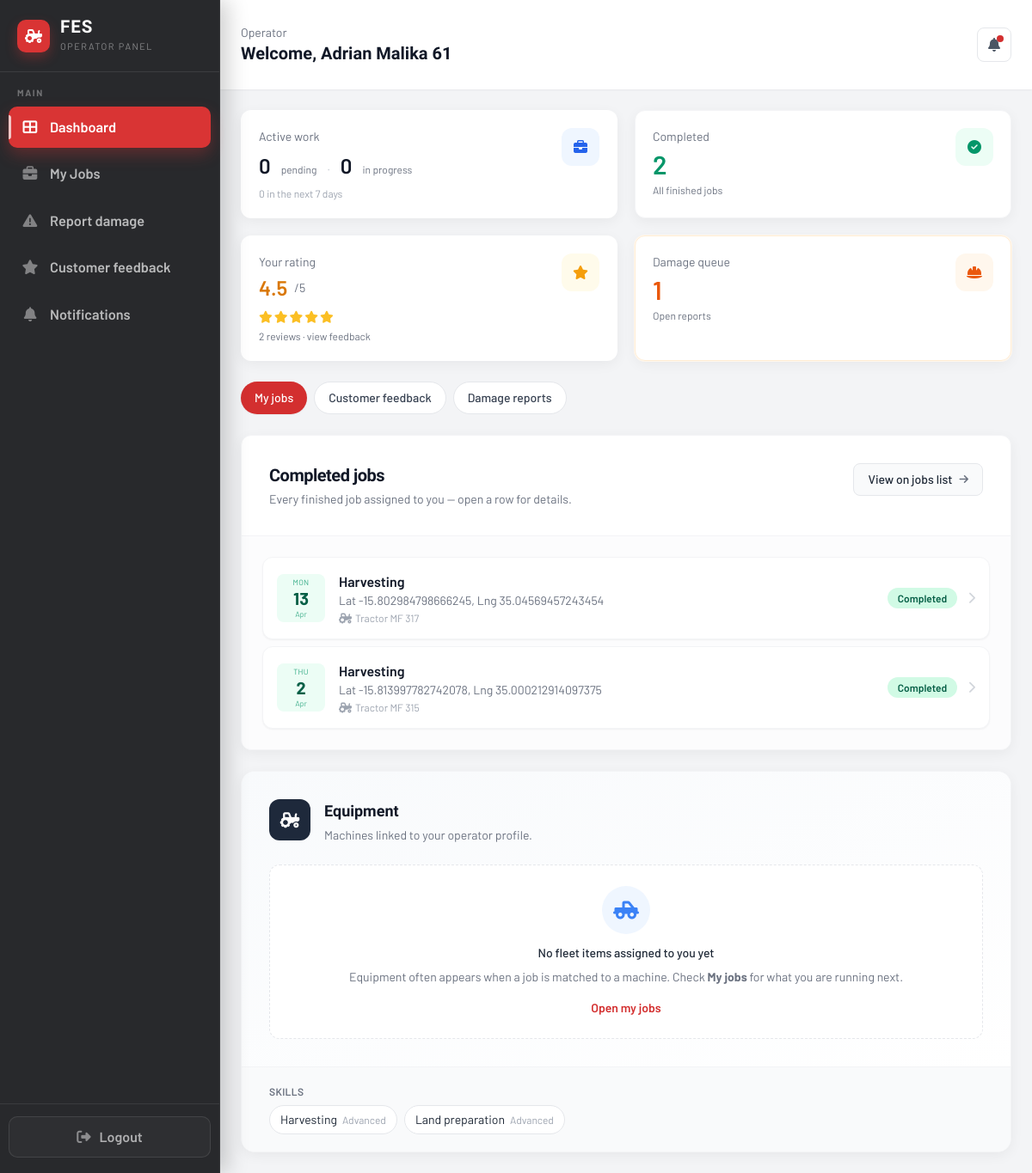
/pages/operator/dashboard.php (signed in), run on the app's committed database.
### tables this page shows
CREATE TABLE IF NOT EXISTS `bookings` (
  `booking_id` int NOT NULL AUTO_INCREMENT,
  `customer_id` int NOT NULL,
  `operator_id` int DEFAULT NULL,
  `equipment_id` varchar(50) NOT NULL,
  `booking_date` date NOT NULL,
  `service_days` int NOT NULL DEFAULT '1',
  `service_type` varchar(50) NOT NULL,
  `service_location` varchar(255) NOT NULL,
  `contact_phone` varchar(50) NOT NULL,
  `field_lat` decimal(10,7) DEFAULT NULL,
  `field_lng` decimal(10,7) DEFAULT NULL,
  `field_address` varchar(255) DEFAULT NULL,
  `field_polygon` longtext,
  `field_hectares` decimal(10,2) DEFAULT NULL,
  `notes` text,
  `estimated_total_cost` decimal(12,2) NOT NULL DEFAULT '0.00',
  `payment_status` enum('unpaid','pending','paid','failed') NOT NULL DEFAULT 'unpaid',
  `payment_tx_ref` varchar(120) DEFAULT NULL,
  `payment_paid_at` datetime DEFAULT NULL,
  `status` enum('pending','confirmed','in_progress','completed','cancelled') NOT NULL DEFAULT 'pending',
  `operator_start_time` datetime DEFAULT NULL COMMENT 'Set when operator marks job In progress',
  `operator_end_time` datetime DEFAULT NULL COMMENT 'Set when operator marks job Completed',
  `created_at` timestamp NULL DEFAULT CURRENT_TIMESTAMP,
  `updated_at` timestamp NULL DEFAULT CURRENT_TIMESTAMP ON UPDATE CURRENT_TIMESTAMP,
  PRIMARY KEY (`booking_id`),
  KEY `customer_id` (`customer_id`),
  KEY `equipment_id` (`equipment_id`),
  KEY `status` (`status`),
  KEY `idx_bookings_operator_id` (`operator_id`)
);

CREATE TABLE IF NOT EXISTS `equipment` (
  `id` int NOT NULL AUTO_INCREMENT,
  `equipment_name` varchar(255) NOT NULL,
  `category` varchar(100) NOT NULL,
  `equipment_id` varchar(100) NOT NULL,
  `model` varchar(255) DEFAULT NULL,
  `description` text NOT NULL,
  `status` enum('available','in_use','maintenance','retired') NOT NULL DEFAULT 'available',
  `location` varchar(255) NOT NULL,
  `operator_id` int DEFAULT NULL,
  `purchase_date` date DEFAULT NULL,
  `daily_rate` decimal(10,2) NOT NULL,
  `hourly_rate` decimal(10,2) DEFAULT '0.00',
  `per_hectare_rate` decimal(10,2) DEFAULT NULL,
  `fuel_type` varchar(50) DEFAULT NULL,
  `total_usage_hours` int DEFAULT '0',
  `year_manufactured` int DEFAULT NULL,
  `weight_kg` decimal(10,2) DEFAULT NULL,
  `last_maintenance` date DEFAULT NULL,
  `icon` varchar(100) NOT NULL,
  `image_path` varchar(500) DEFAULT NULL,
  `created_at` timestamp NULL DEFAULT CURRENT_TIMESTAMP,
  `updated_at` timestamp NULL DEFAULT CURRENT_TIMESTAMP ON UPDATE CURRENT_TIMESTAMP,
  PRIMARY KEY (`id`),
  KEY `operator_id` (`operator_id`)
);

CREATE TABLE IF NOT EXISTS `operator_skills` (
  `id` int UNSIGNED NOT NULL AUTO_INCREMENT,
  `operator_id` int NOT NULL,
  `skill_name` varchar(100) NOT NULL,
  `skill_level` enum('beginner','intermediate','advanced','expert') NOT NULL DEFAULT 'intermediate',
  `created_at` datetime NOT NULL DEFAULT CURRENT_TIMESTAMP,
  PRIMARY KEY (`id`),
  KEY `idx_operator_skills_operator_id` (`operator_id`)
);

### Pages/operator/dashboard.php (the view, shortened to what the rows shown need)
<?php
require_once '../../includes/fes_date.php';
require_once '../../includes/fes_skill_types.php';
$operatorId   = (int)($_SESSION['user_id'] ?? 0);
$operatorName = $_SESSION['name'] ?? 'Operator';
$skills       = [];
$completedJobs = [];
try {
    $conn = getDBConnection();
    $skSql = 'SELECT id, skill_name, skill_level, created_at FROM operator_skills WHERE operator_id = ? ORDER BY skill_name ASC';
    if ($stmt = $conn->prepare($skSql)) {
        $stmt->bind_param('i', $operatorId);
        $stmt->execute();
        $res = $stmt->get_result();
        while ($row = $res->fetch_assoc()) {
            $skills[] = $row;
        }
    }
    $cjSql = 'SELECT b.booking_id, b.booking_date, b.service_type, b.status, b.service_location,
                     e.equipment_name,
                     COALESCE(b.operator_end_time, b.updated_at) AS completed_at
              FROM bookings b
              LEFT JOIN equipment e ON e.equipment_id = b.equipment_id
              WHERE b.operator_id = ?
              AND b.status = \'completed\'
              ORDER BY COALESCE(b.operator_end_time, b.updated_at) DESC, b.booking_id DESC';
    if ($stmt = $conn->prepare($cjSql)) {
        $stmt->bind_param('i', $operatorId);
        $stmt->execute();
        $res = $stmt->get_result();
        while ($row = $res->fetch_assoc()) {
            $completedJobs[] = $row;
        }
    }
} catch (Exception $e) {
    error_log('Operator dashboard error: ' . $e->getMessage());
    $loadError = 'Could not load your workload and schedule. Error: ' . $e->getMessage() . '. Please try again later or contact admin.';
}
?>
<!DOCTYPE html>
<html lang="en">
<head>
    <link rel="stylesheet" href="https://cdnjs.cloudflare.com/ajax/libs/font-awesome/6.4.0/css/all.min.css">
    <script src="https://cdn.tailwindcss.com"></script>
</head>
<body>
    <div class="min-h-screen w-full bg-gray-100">
        <div class="min-h-screen" id="main-content">
            <header class="bg-white px-6 py-7 flex items-center justify-between shadow-sm">
                    <div class="flex items-center gap-3">
                        <div>
                            <h1 class="text-xl font-semibold text-gray-900">Welcome, <?php echo htmlspecialchars($operatorName); ?></h1>
                        </div>
                    </div>
            </header>
            <main class="flex-1 overflow-y-auto p-6">
                <section class="mb-6 rounded-xl bg-white shadow-card border border-gray-100 overflow-hidden">
                    <div class="p-6 sm:p-8 flex flex-col sm:flex-row sm:items-start sm:justify-between gap-4 border-b border-gray-100">
                        <div>
                            <h2 class="display text-xl font-bold text-gray-900 tracking-tight">Completed jobs</h2>
                        </div>
                    </div>
                    <div class="p-4 sm:p-6 bg-gray-50/50">
                        <?php if (empty($completedJobs)): ?>
                            <div class="rounded-xl border border-dashed border-gray-200 bg-white px-6 py-12 text-center">
                                <div class="mx-auto mb-4 flex h-16 w-16 items-center justify-center rounded-2xl bg-emerald-50 text-3xl text-emerald-600"><i class="fas fa-check-circle"></i></div>
                                <p class="text-lg font-semibold text-gray-900">No completed jobs yet</p>
                                <p class="mt-2 max-w-md mx-auto text-sm text-gray-500">When you finish work and mark jobs complete, they will all appear here.</p>
                                <a href="jobs.php" class="mt-5 inline-flex items-center gap-2 rounded-lg bg-fes-red px-5 py-2.5 text-sm font-semibold text-white hover:bg-[#b71c1c]">Go to my jobs</a>
                            </div>
                        <?php else: ?>
                            <ul class="space-y-2">
                                <?php foreach ($completedJobs as $cj): ?>
                                    <?php
                                    $doneRaw = $cj['completed_at'] ?? $cj['booking_date'] ?? '';
                                    $bdDow = fes_format_date_safe($doneRaw, 'D', '');
                                    $bdDay = fes_format_date_safe($doneRaw, 'j', '');
                                    $bdMon = fes_format_date_safe($doneRaw, 'M', '');
                                    ?>
                                    <li>
                                        <a href="job_details.php?id=<?php echo (int)$cj['booking_id']; ?>" class="group flex flex-col sm:flex-row sm:items-center gap-3 rounded-xl border border-gray-100 bg-white px-4 py-4 shadow-sm hover:border-emerald-200 hover:shadow-md transition">
                                            <div class="flex items-center gap-4 min-w-0 flex-1">
                                                <div class="flex h-14 w-14 shrink-0 flex-col items-center justify-center rounded-lg bg-emerald-50 text-center leading-tight py-1 text-emerald-800">
                                                    <span class="text-[9px] uppercase tracking-wide text-emerald-600/80"><?php echo htmlspecialchars($bdDow); ?></span>
                                                    <span class="text-xl font-bold leading-tight"><?php echo htmlspecialchars($bdDay); ?></span>
                                                    <span class="text-[9px] text-emerald-600/70"><?php echo htmlspecialchars($bdMon); ?></span>
                                                </div>
                                                <div class="min-w-0">
                                                    <div class="font-semibold text-gray-900 truncate"><?php echo htmlspecialchars(ucfirst($cj['service_type'] ?? 'Service')); ?></div>
                                                    <div class="text-sm text-gray-500 truncate"><?php echo htmlspecialchars($cj['service_location'] ?? ''); ?></div>
                                                    <?php if (!empty($cj['equipment_name'])): ?>
                                                        <div class="text-xs text-gray-400 mt-0.5"><i class="fas fa-tractor mr-1"></i><?php echo htmlspecialchars($cj['equipment_name']); ?></div>
                                                    <?php endif; ?>
                                                </div>
                                            </div>
                                            <div class="flex items-center gap-3 shrink-0">
                                                <span class="inline-flex items-center rounded-full px-3 py-1 text-xs font-semibold bg-emerald-100 text-emerald-800">Completed</span>
                                                <i class="fas fa-chevron-right text-gray-300 group-hover:text-emerald-600 text-sm"></i>
                                            </div>
                                        </a>
                                    </li>
                                <?php endforeach; ?>
                            </ul>
                        <?php endif; ?>
                    </div>
                </section>
                <section class="rounded-2xl bg-white shadow-card border border-gray-100 overflow-hidden">
                    <div class="grid grid-cols-1">
                        <div class="p-6 sm:p-8 bg-gradient-to-br from-slate-50 to-white">
                            <div class="flex items-start gap-4">
                                <div>
                                    <h2 class="text-lg font-semibold text-gray-900">Equipment</h2>
                                </div>
                            </div>
                        </div>
                    </div>
                    <?php if (!empty($skills)): ?>
                        <div class="px-6 sm:px-8 py-5 bg-gray-50 border-t border-gray-100">
                            <div class="flex flex-wrap gap-2">
                                <?php foreach ($skills as $skill): ?>
                                    <span class="inline-flex items-center gap-1.5 rounded-full bg-white border border-gray-200 px-3 py-1.5 text-sm text-gray-800">
                                        <?php echo htmlspecialchars(fes_operator_skill_type_label($skill['skill_name'] ?? '')); ?>
                                        <span class="text-xs text-gray-400"><?php echo htmlspecialchars(ucfirst($skill['skill_level'] ?? '')); ?></span>
                                    </span>
                                <?php endforeach; ?>
                            </div>
                        </div>
                    <?php endif; ?>
                </section>
            </main>
            </div>
        </div>
</body>
</html>

### data on the page
bookings: bdDow "MON", bdDay "13", bdMon "Apr", service_type "Harvesting", service_location "Lat -15.802984798666245, Lng 35.04569457243454", equipment.equipment_name "Tractor MF 317"
bookings: bdDow "THU", bdDay "2", bdMon "Apr", service_type "Harvesting", service_location "Lat -15.813997782742078, Lng 35.000212914097375", equipment.equipment_name "Tractor MF 315"
operator_skills: skill_name "Harvesting", skill_level "Advanced"
operator_skills: skill_name "Land preparation", skill_level "Advanced"

### other printed values
$operatorName "Adrian Malika 61"
$stats['jobs_pending'] "0"
$stats['jobs_in_progress'] "0"
$stats['jobs_upcoming_week'] "0"
$stats['jobs_completed'] "2"
$stats['feedback_avg'] "4.5"
$stats['feedback_count'] "2"
$stats['damage_open'] "1"
